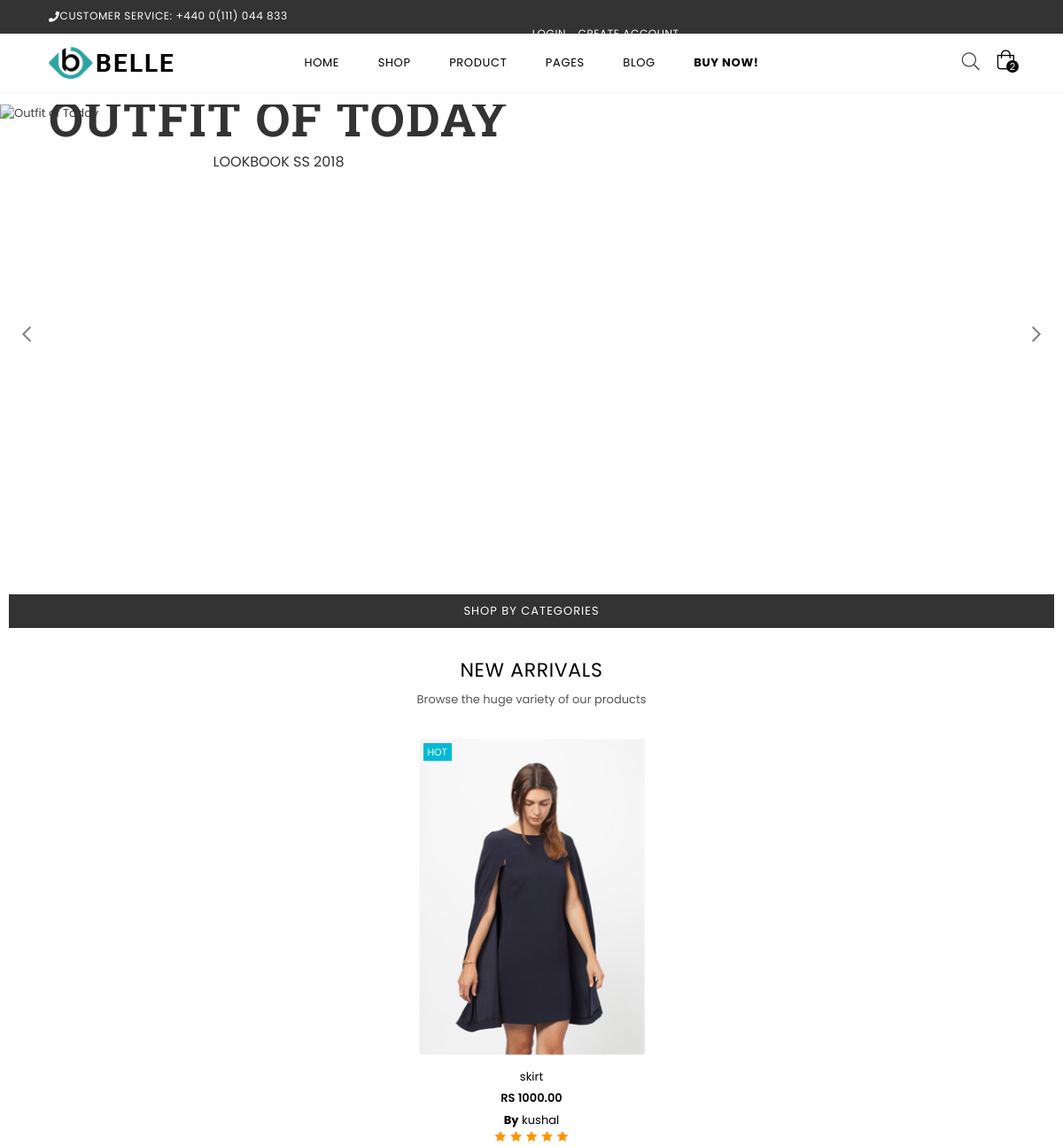
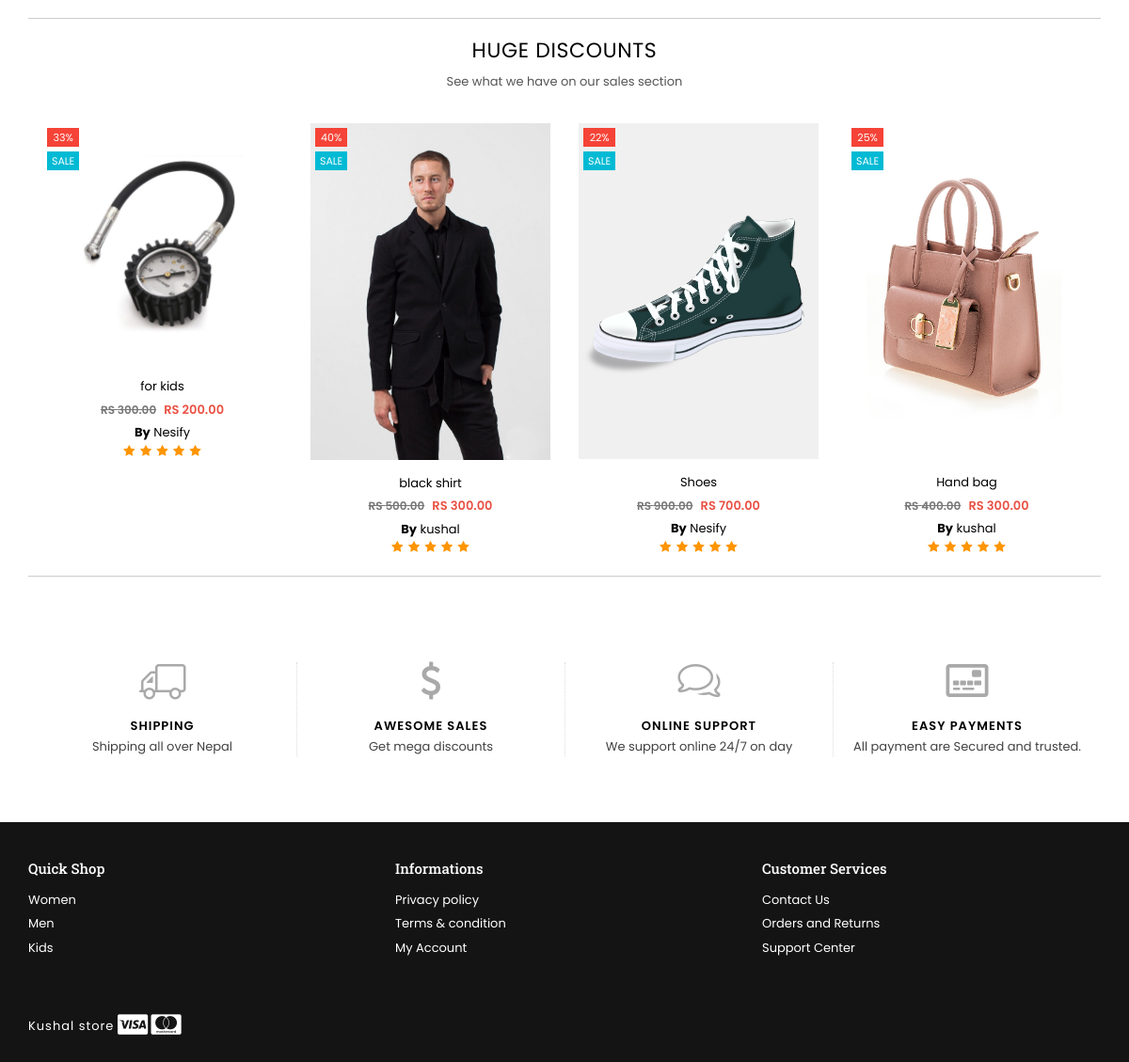
The page / on the database its author committed (2 pictures, top to bottom).
### core/models.py (models this page shows, shortened)
class Product(models.Model):
    pid = models.UUIDField(primary_key=True, default=uuid.uuid4)
    user = models.ForeignKey(User, on_delete=models.SET_NULL, null=True)
    category = models.ForeignKey(
        Category, on_delete=models.SET_NULL, null=True)
    vendor = models.ForeignKey(Vendor, on_delete=models.SET_NULL, null=True)
    title = models.CharField(max_length=100, default="new product")
    image = models.ImageField(upload_to=user_directory_path)
    description = models.TextField(
        null=True, blank=True, default="this is product")
    price = models.DecimalField(max_digits=9999999999, decimal_places=2)
    old_price = models.DecimalField(max_digits=9999999999, decimal_places=2)
    specifications = models.TextField(null=True, blank=True)
    product_status = models.CharField(
        choices=STATUS, max_length=10, default="in_review")
    status = models.BooleanField(default=True)
    in_stock = models.BooleanField(default=True)
    featured = models.BooleanField(default=False)
    digital = models.BooleanField(default=False)
    sku = models.UUIDField(default=uuid.uuid4, max_length=10)
    date = models.DateTimeField(auto_now_add=True)
    updated = models.DateTimeField(null=True, blank=True)
    class Meta:
        verbose_name_plural = 'Products'
    def get_percentage(self):
        new_price = (100 - (self.price / self.old_price) * 100)
        return new_price

class Vendor(models.Model):
    vid = models.UUIDField(primary_key=True, default=uuid.uuid4, max_length=10)
    title = models.CharField(max_length=100, default="Nesify")
    image = models.ImageField(upload_to=user_directory_path,)
    description = models.TextField(null=True, blank=True, default="New vendor")
    address = models.CharField(max_length=100, default="Nepal")
    contact = models.CharField(
        max_length=100, default="+977 (123) (456) (7890)")
    chat_rspn_time = models.CharField(max_length=100, default="1 Day")
    shipping_time = models.CharField(max_length=100, default="1 Week")
    authentic_rating = models.CharField(max_length=100, default="100%")
    days_return = models.CharField(max_length=100, default="No return")
    warranty_period = models.CharField(max_length=100, default="No warranty")
    user = models.ForeignKey(User, on_delete=models.SET_NULL, null=True)
    class Meta:
        verbose_name_plural = 'Vendors'

### core/views.py (the view)
# urls.py: path('', index, name='index'),
def index(request):
    product = Product.objects.filter(
        product_status="published", featured=True).order_by("-date")
    context = {
        'products': product,
    }
    return render(request, 'core/index.html', context)

### templates/core/index.html (shortened to what this page needs)
{% extends 'partials/base.html' %}
{% load static %}
{% block content %}
  <div id="page-content">
    <div class="slideshow slideshow-wrapper pb-section">
      <div class="home-slideshow">
        <div class="slide slideshow--medium">
          <div class="blur-up lazyload">
            <img class="blur-up lazyload" data-src="{% static 'assets/images/slideshow-banners/home12-category-banner1.jpg' %}" src="{% static 'assets/images/slideshow-banners/home12-category-banner1.jpg' %}" alt="Outfit of Today" title="Outfit of Today" />
            <div class="slideshow__text-wrap slideshow__overlay classic middle">
              <div class="slideshow__text-content classic left">
                <div class="container">
                  <div class="wrap-caption left">
                    <a href="{% url 'core:category-list' %}"><h2 class="h1 mega-title slideshow__title" style="color:#333;">Outfit of Today</h2></a>
                    <span class="mega-subtitle slideshow__subtitle" style="color:#333;">Lookbook ss 2018</span>
                  </div>
                </div>
              </div>
            </div>
          </div>
        </div>
      </div>
    </div>
  </div>
  <div class="d-grid gap-2" style="padding-left: 10px; padding-right: 10px;">
    <a href="{% url 'core:category-list' %}" class="btn btn-info" role="button">Shop By Categories</a>
  </div>
  <div class="tab-slider-product section">
    <div class="container">
      <div class="row">
        <div class="col-12 col-sm-12 col-md-12 col-lg-12">
          <div class="tabs-listing">
            <div class="tab_container">
              <div class="section-header text-center">
                <h2 class="h2">New Arrivals</h2>
                <p>Browse the huge variety of our products</p>
              </div>
              <br />
              <div id="tab2" class="tab_content grid-products">
                <div class="productSlider">
                  {% for product in products %}
                    {% if product.price == product.old_price %}
                      <div class="col-12 item">
                        <div class="product-image">
                          <a href="short-description.html">
                            <img class="primary blur-up lazyload" data-src="{{ product.image.url }}" src="{{ product.image.url }}" alt="image" title="product" />
                            <div class="product-labels rectangular">
                              <span class="lbl pr-label1">HOT</span>
                            </div>
                          </a>
                        </div>
                        <div class="product-details text-center">
                          <div class="product-name">
                            <a href="short-description.html">{{ product.title }}</a>
                          </div>
                          <div class="product-price">
                            <span class="price">RS {{ product.price }}</span>
                          </div>
                          <div class="product-name">
                            <a href="short-description.html"><strong>By</strong> {{ product.vendor.title }}</a>
                          </div>
                          <div class="product-review">
                            <i class="font-13 fa fa-star"></i>
                            <i class="font-13 fa fa-star"></i>
                            <i class="font-13 fa fa-star"></i>
                            <i class="font-13 fa fa-star"></i>
                            <i class="font-13 fa fa-star"></i>
                          </div>
                        </div>
                      </div>
                    {% endif %}
                  {% endfor %}
                </div>
                <hr />
                <div class="section-header text-center">
                  <h2 class="h2">HUGE DISCOUNTS</h2>
                  <p>See what we have on our sales section</p>
                </div>
                <br />
                <div class="productSlider">
                  {% for product in products %}
                    {% if product.price != product.old_price %}
                      <div class="col-12 item">
                        <div class="product-image">
                          <a href="short-description.html">
                            <img class="primary blur-up lazyload" data-src="{{ product.image.url }}" src="{{ product.image.url }}" alt="image" title="product" />
                            <div class="product-labels rectangular">
                              <span class="lbl on-sale">{{ product.get_percentage|floatformat:0 }}%</span> <span class="lbl pr-label1">SALE</span>
                            </div>
                          </a>
                        </div>
                        <div class="product-details text-center">
                          <div class="product-name">
                            <a href="short-description.html">{{ product.title }}</a>
                          </div>
                          <div class="product-price">
                            {% if product.price != product.old_price %}
                              <span class="old-price">RS {{ product.old_price }}</span>
                            {% endif %}
                            <span class="price">RS {{ product.price }}</span>
                          </div>
                          <div class="product-name">
                            <a href="short-description.html"><strong>By</strong> {{ product.vendor.title }}</a>
                          </div>
                          <div class="product-review">
                            <i class="font-13 fa fa-star"></i>
                            <i class="font-13 fa fa-star"></i>
                            <i class="font-13 fa fa-star"></i>
                            <i class="font-13 fa fa-star"></i>
                            <i class="font-13 fa fa-star"></i>
                          </div>
                        </div>
                      </div>
                    {% endif %}
                  {% endfor %}
                </div>
                <hr />
              </div>
            </div>
          </div>
        </div>
      </div>
    </div>
  </div>
  <div class="store-feature section">
    <div class="container">
      <div class="row">
        <div class="col-12 col-sm-12 col-md-12 col-lg-12">
          <ul class="display-table store-info">
            <li class="display-table-cell">
              <i class="icon anm anm-truck-l"></i>
              <h5>Shipping</h5>
              <span class="sub-text">Shipping all over Nepal</span>
            </li>
            <li class="display-table-cell">
              <i class="icon anm anm-dollar-sign-r"></i>
              <h5>Awesome Sales</h5>
              <span class="sub-text">Get mega discounts</span>
            </li>
            <li class="display-table-cell">
              <i class="icon anm anm-comments-l"></i>
              <h5>Online Support</h5>
              <span class="sub-text">We support online 24/7 on day</span>
            </li>
            <li class="display-table-cell">
              <i class="icon anm anm-credit-card-front-r"></i>
              <h5>Easy Payments</h5>
              <span class="sub-text">All payment are Secured and trusted.</span>
            </li>
          </ul>
        </div>
      </div>
    </div>
  </div>
{% endblock %}

### static/assets/css/responsive.css (style rules this page uses)
@media only screen and (max-width: 1450px) { .slideshow .slideshow__title { font-size: 55px; } }
@media only screen and (min-width: 767px) { .home6-modern #page-content { padding-top: 13px; } }

### rows shown on the page
Product: image (picture), title "skirt", price "1000.00", vendor "kushal"
Product: image (picture), get_percentage "33", title "for kids", old_price "300.00", price "200.00", vendor "Nesify"
Product: image (picture), get_percentage "40", title "black shirt", old_price "500.00", price "300.00", vendor "kushal"
Product: image (picture), get_percentage "22", title "Shoes", old_price "900.00", price "700.00", vendor "Nesify"
Product: image (picture), get_percentage "25", title "Hand bag", old_price "400.00", price "300.00", vendor "kushal"
